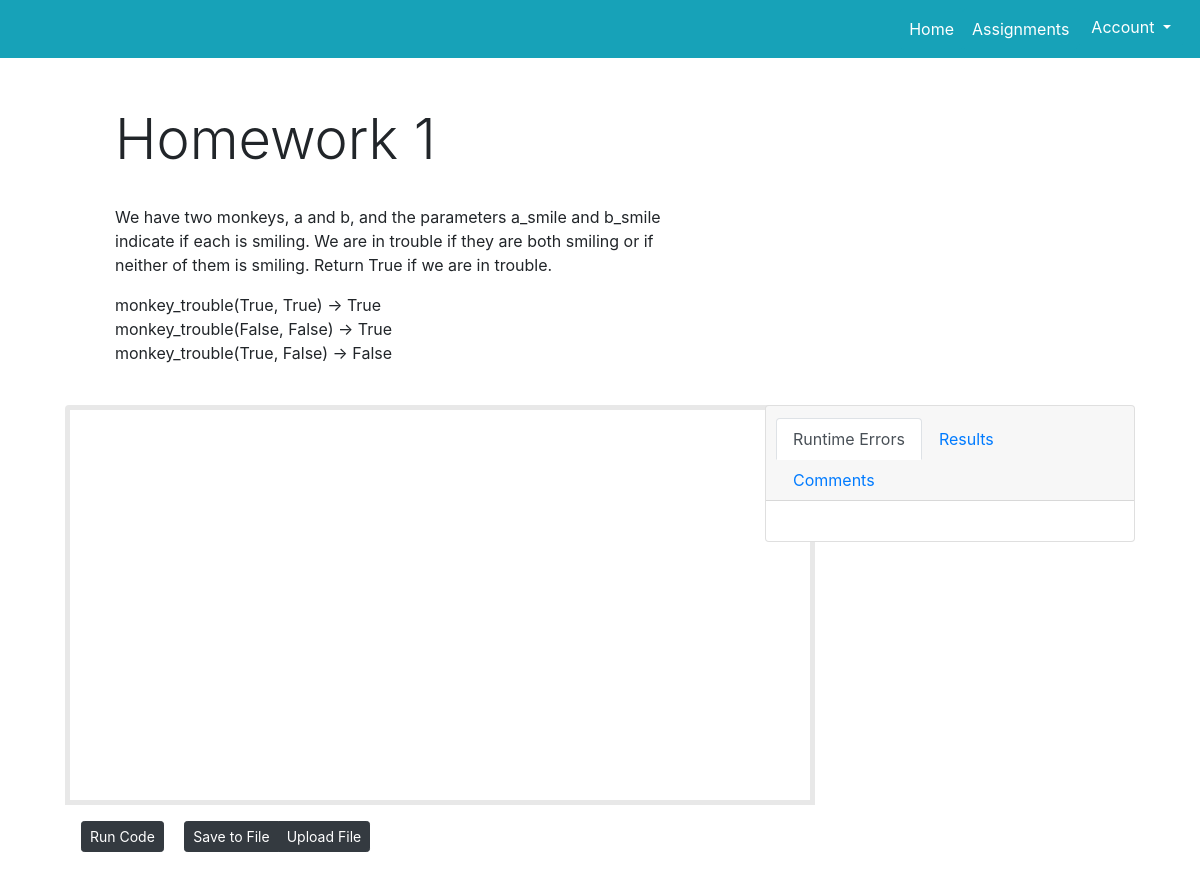
Screenshot of /assignments/homework-1/ (signed in) with the database file from the repository.
### mainapp/models.py (models this page shows, shortened)
class Assignment(models.Model):
    title = models.CharField(max_length=128, unique=True)
    points = models.IntegerField(default=0, blank=True)
    description = models.TextField(blank=True)
    date_due = models.DateField(blank=True)
    time_due = models.TimeField(blank=True)
    inputs = models.TextField()
    outputs = models.TextField()
    function_definition = models.CharField(max_length=128)
    comment_to_code_ratio = models.IntegerField(default=0, blank=True,
                    help_text="This number represents the percentage of \
                    characters that are within comments, compared to the \
                    entire body of code")
    slug = models.SlugField(unique=True)
    course = models.ForeignKey(Course)
    instruction_file = models.ManyToManyField(InstructionFile, blank=True)

### mainapp/views.py (the view)
@login_required
def show_assignment(request, assignment_name_slug):
    try:
        context_dict = {}
        assignment = Assignment.objects.get(slug=assignment_name_slug)
        context_dict['assignment'] = assignment
    except Assignment.DoesNotExist:
        context_dict['assignment'] = None
    return render(request, 'mainapp/projectpage.html', context_dict)

### templates/mainapp/projectpage.html (shortened to what this page needs)
<!doctype html>
{% load staticfiles %}
<html lang="en">
  <head>
    <link rel="stylesheet" href="https://maxcdn.bootstrapcdn.com/bootstrap/4.0.0-beta.3/css/bootstrap.min.css">
    <link rel="stylesheet" type="text/css" href="../../static/css/styles.css">
  </head>
  <body>
      <nav class="bg-info navbar navbar-expand-lg navbar-light justify-content-end">
          <div class="navbar-nav">
            <a class=" btn btn-info text-white nav-item nav-link" href="#">Home <span class="sr-only">(current)</span></a>
            <a class="btn btn-info text-white nav-item nav-link" href="/assignments/">Assignments</a>
            <div class="dropdown">
                <button class="btn btn-info dropdown-toggle" type="button" id="dropdownMenuButton" data-toggle="dropdown" aria-haspopup="true" aria-expanded="false">
                    Account
                </button>
            </div>
          </div>
      </nav>
      <div class="container-fluid mt-5 mb-5">
          <div class="row justify-content-start">
              <div class="col col-lg-6 offset-md-1">
                  <h1 class="display-4">{{ assignment.title }}</h1>
              </div>
          </div>
          <div class="row justify-content-center mb-4">
              <div class="col-lg-6">
                  {% if assignment.description %}
                  <p class="lead mb-4">{{ assignment.description|linebreaks }}</p>
                  {% endif %}
              </div>
              <div class="col-3 offset-md-1">
              </div>
          </div>
          <div class="row justify-content-center">
              <div class="col-7  mb-5">
                  <div id="editor" class="ace-dawn"></div>
                  <div class="btn-group btn-group-sm mt-3 ml-3" role="group">
                    <button id="submit-button" class="btn btn-dark" onclick="this.blur()">Run Code</button>
                  </div>
                  <div class="btn-group btn-group-sm mt-3 ml-3" role="group">
                      <button id="save-file-button" class="btn btn-dark" onclick="saveTextAsFile();this.blur();">Save to File</button>
                      <button class="btn btn-dark" onclick="fileUpload();this.blur();">
                          Upload File
                      </button>
                  </div>
              </div>
              <div class="col-4">
                  <div class="card" id="error-card">
                      <div class="card-header">
                          <ul class="nav nav-tabs card-header-tabs">
                              <li class="nav-item">
                                  <a class="nav-link active" href="#console" data-toggle="tab" id="console-tab">Runtime Errors</a>
                              </li>
                              <li class="nav-item">
                                  <a class="nav-link" href="#outputs" data-toggle="tab" id="outputs-tab">Results</a>
                              </li>
                              <li class="nav-item">
                                  <a class="nav-link" href="#comments" data-toggle="tab">Comments</a>
                              </li>
                          </ul>
                      </div>
                      <div class="card-body">
                      </div>
                  </div>
              </div>
          </div>
      </div>
</body>
</html>

### static/css/styles.css (style rules this page uses)
#editor { height: 400px; width: 750px; border: 5px solid #E8E8E8; border-radius: 4px 4px 0 0; }

### rows the page displays
Assignment: title "Homework 1", description "We have two monkeys, a and b, and the parameters a_smile and b_smile indicate if each is smiling. We are in trouble if they are both smiling or if neither of them is smiling. Return True if we are in trouble. monkey_trouble(True, True) → True monkey_trouble(False, False) → True monkey_trouble(True, False) → False"
